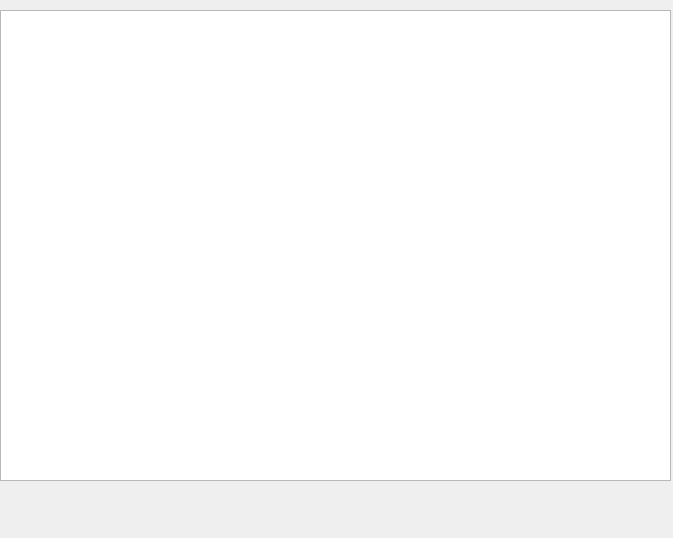
<?xml version="1.0" encoding="UTF-8"?>
<ui version="4.0">
 <class>sortDialog</class>
 <widget class="QDialog" name="sortDialog">
  <property name="geometry">
   <rect>
    <x>0</x>
    <y>0</y>
    <width>673</width>
    <height>538</height>
   </rect>
  </property>
  <property name="windowTitle">
   <string>Dialog</string>
  </property>
  <widget class="QWidget" name="verticalLayoutWidget">
   <property name="geometry">
    <rect>
     <x>0</x>
     <y>10</y>
     <width>671</width>
     <height>471</height>
    </rect>
   </property>
   <layout class="QVBoxLayout" name="verticalLayout">
    <item>
     <widget class="QTableWidget" name="table"/>
    </item>
   </layout>
  </widget>
 </widget>
 <resources/>
 <connections/>
</ui>
